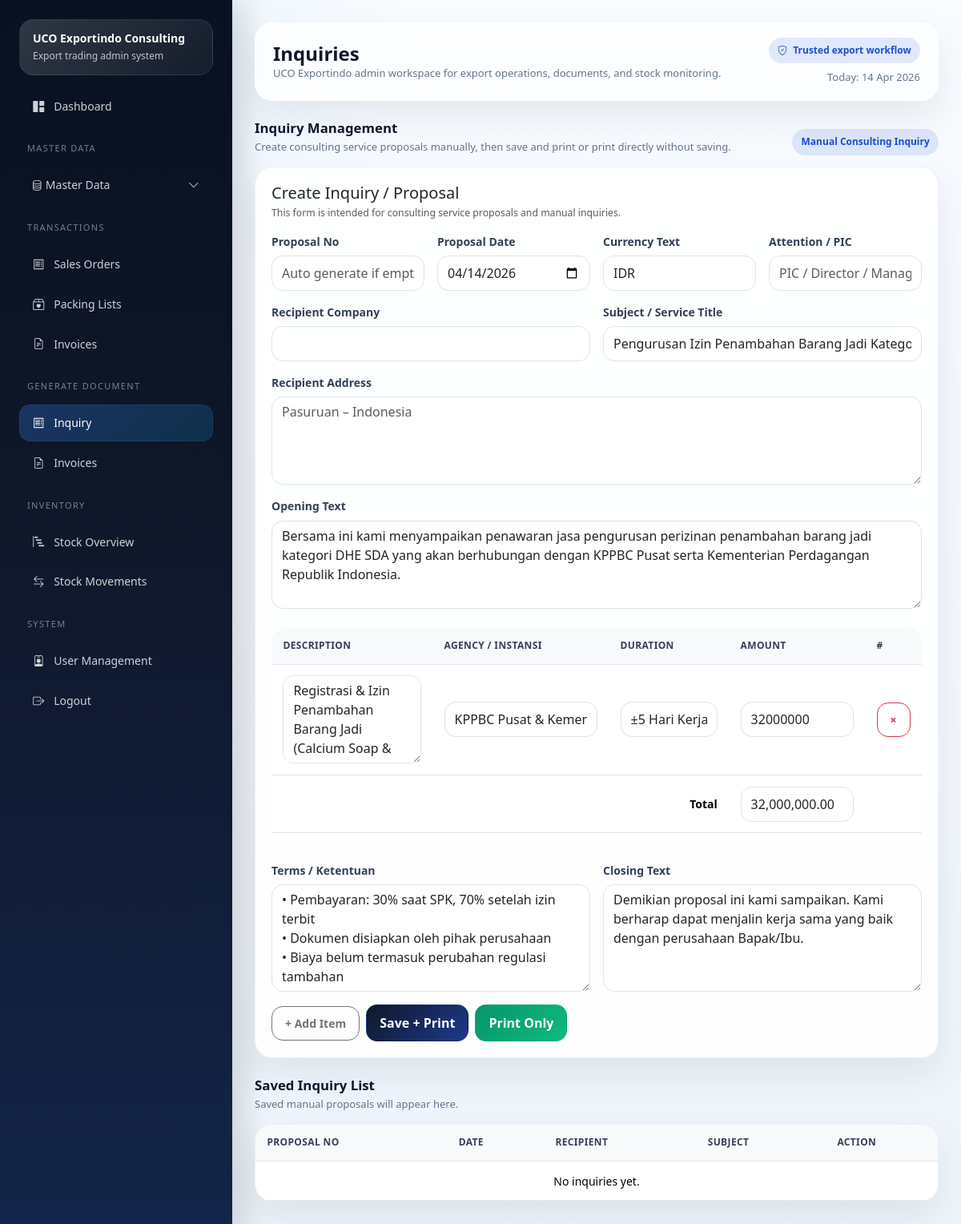
The page /index.php/transactions/inquiries (signed in) on the database as committed earlier.
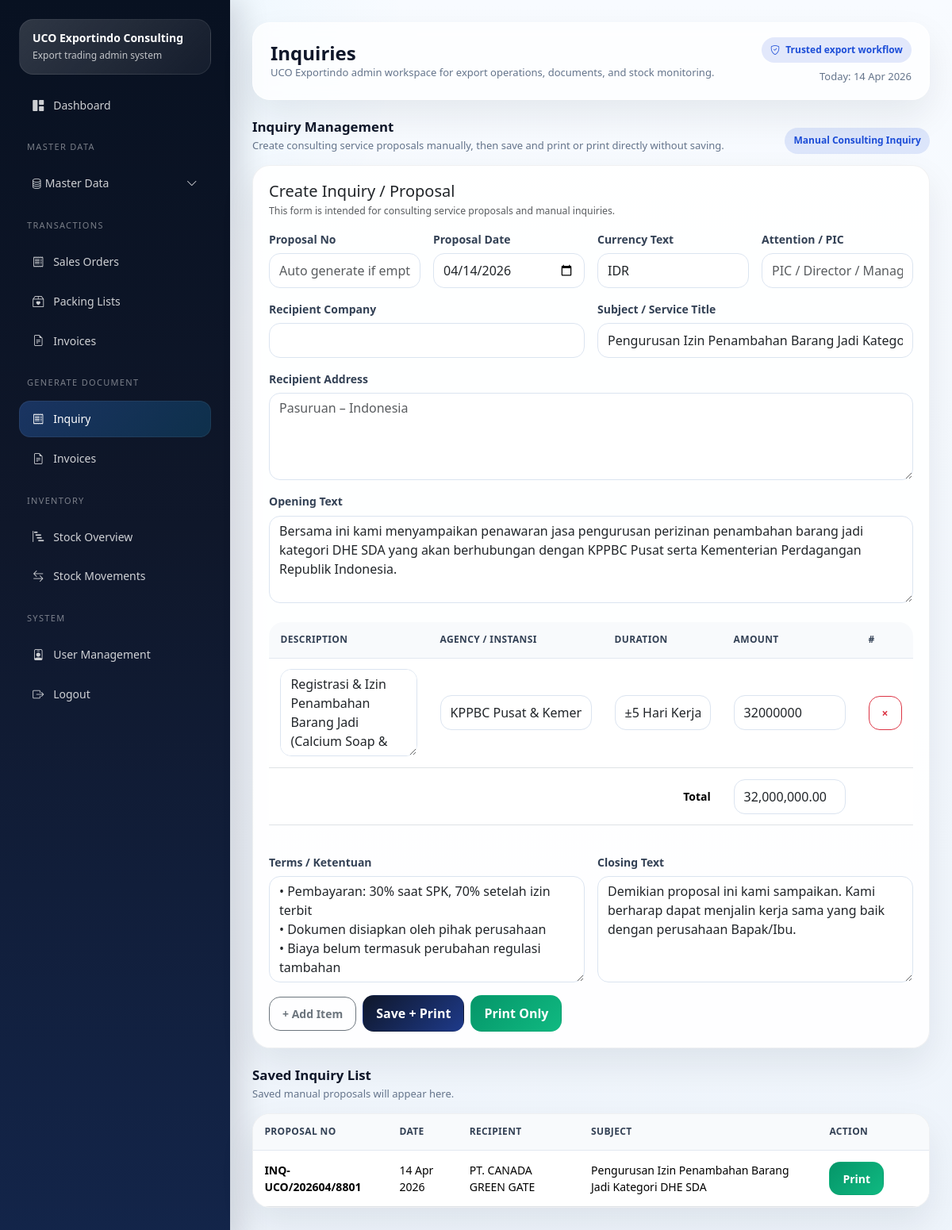
The same page on the database as committed later.
### tables this page shows
CREATE TABLE IF NOT EXISTS `manual_inquiries` (
  `id` int NOT NULL AUTO_INCREMENT,
  `proposal_no` varchar(50) NOT NULL,
  `proposal_date` date NOT NULL,
  `recipient_company` varchar(150) NOT NULL,
  `recipient_address` text,
  `recipient_pic` varchar(100) DEFAULT NULL,
  `subject` varchar(255) DEFAULT NULL,
  `opening_text` text,
  `terms_text` text,
  `closing_text` text,
  `currency_text` varchar(20) DEFAULT 'IDR',
  `created_by` int DEFAULT NULL,
  `created_at` timestamp NULL DEFAULT CURRENT_TIMESTAMP,
  PRIMARY KEY (`id`),
  UNIQUE KEY `proposal_no` (`proposal_no`)
);

### application/core/MY_Controller.php (called while the page is built, shortened)
<?php
class MY_Controller extends CI_Controller
{
    protected $user;
    public function __construct()
    {
        $this->user = $this->session->userdata('user');
    }
    protected function render($view, $data = [], $layout = 'admin')
    {
        $data['current_user'] = $this->user;
        $this->load->view('templates/admin_header', $data);
        $this->load->view($view, $data);
        $this->load->view('templates/admin_footer', $data);
    }
}

### application/controllers/Transactions.php (called while the page is built, shortened)
<?php
class Transactions extends MY_Controller
{
    public function inquiries()
    {
        $data['page_title'] = 'Inquiries';
        $data['rows'] = $this->manual_inquiry->rows();
        $this->render('admin/transactions/manual_inquiries', $data);
    }
}

### index.php (called while the page is built, shortened)
<?php
require BASEPATH . 'core/CodeIgniter.php';

### application/models/Manual_inquiry_model.php (called while the page is built, shortened)
<?php
class Manual_inquiry_model extends CI_Model
{
    public function rows()
    {
        return $this->db->order_by('id', 'DESC')->get('manual_inquiries')->result_array();
    }
}

### application/helpers/uco_helper.php (called while the page is built, shortened)
<?php
function e($str)
{
    return htmlspecialchars((string)$str, ENT_QUOTES, 'UTF-8');
}
function format_date_id($date)
{
    return date('d M Y', strtotime($date));
}

### application/views/admin/transactions/manual_inquiries.php (the view, shortened to what the rows shown need)
<div class="section-block">
    <div class="card shadow-sm mb-4">
        <div class="card-body">
            <form method="post">
                <div class="table-responsive mt-4">
                    <table class="table table-sm align-middle" id="manual-inquiry-items-table">
                        <thead>
                            <tr>
                                <th>Description</th>
                                <th width="220">Agency / Instansi</th>
                                <th width="150">Duration</th>
                                <th width="170">Amount</th>
                                <th width="70">#</th>
                            </tr>
                        </thead>
                        <tfoot>
                            <tr>
                                <th colspan="3" class="text-end">Total</th>
                                <th><input type="text" class="form-control" id="inquiry-grand-total" readonly></th>
                                <th></th>
                            </tr>
                        </tfoot>
                    </table>
                </div>
            </form>
        </div>
    </div>
</div>
<div class="section-block">
    <div class="card shadow-sm">
        <div class="card-body p-0">
            <div class="table-responsive">
                <table class="table table-sm mb-0 align-middle">
                    <thead>
                        <tr>
                            <th>Proposal No</th>
                            <th>Date</th>
                            <th>Recipient</th>
                            <th>Subject</th>
                            <th width="140">Action</th>
                        </tr>
                    </thead>
                    <tbody>
                        <?php if (empty($rows)): ?>
                            <tr>
                                <td colspan="5" class="empty-state">No inquiries yet.</td>
                            </tr>
                        <?php else: ?>
                            <?php foreach ($rows as $row): ?>
                                <tr>
                                    <td class="fw-semibold"><?= e($row['proposal_no']); ?></td>
                                    <td><?= format_date_id($row['proposal_date']); ?></td>
                                    <td><?= e($row['recipient_company']); ?></td>
                                    <td><?= e($row['subject']); ?></td>
                                    <td>
                                        <a href="<?= site_url('transactions/print-manual-inquiry/' . $row['id']); ?>" target="_blank" class="btn btn-sm btn-success">Print</a>
                                    </td>
                                </tr>
                            <?php endforeach; ?>
                        <?php endif; ?>
                    </tbody>
                </table>
            </div>
        </div>
    </div>
</div>

Rows that differ between the two databases and show on the page:
added manual_inquiries: proposal_no "INQ-UCO/202604/8801", proposal_date "14 Apr 2026", recipient_company "PT. CANADA GREEN GATE", subject "Pengurusan Izin Penambahan Barang Jadi Kategori DHE SDA"
Other text that changed with them:
text no longer shown: "No inquiries yet."
